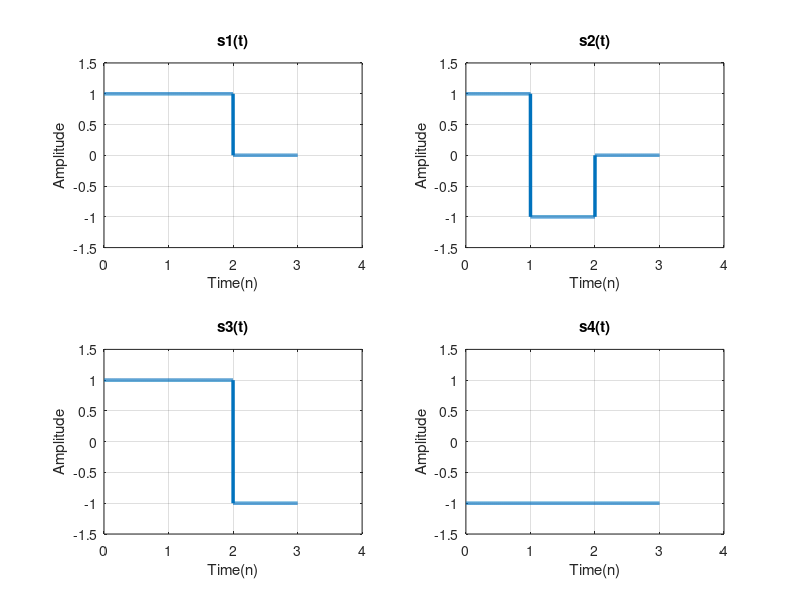
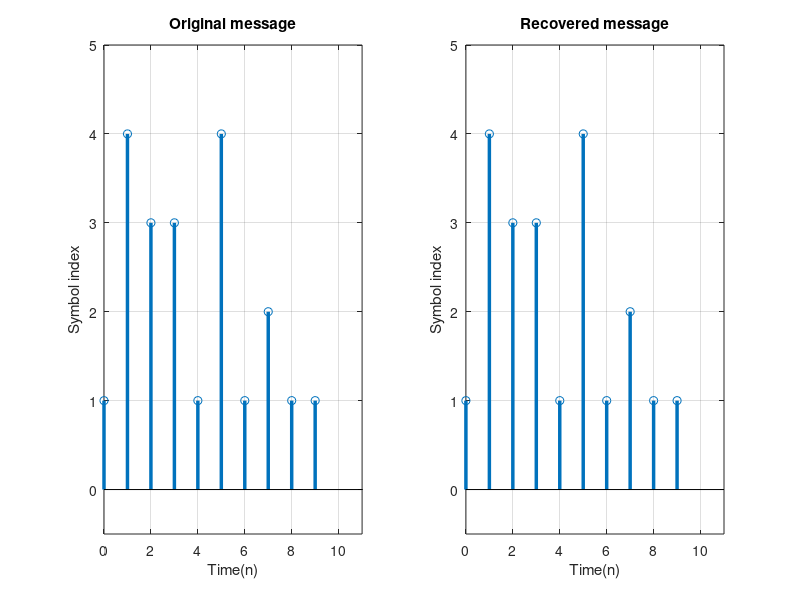

MATLAB code for these plots, in order:
function X = ReceiverRealization()
clc;

fs = 1000; % Sampling frequency

% Create orthonormal basis functions
phi1 = [( 1/sqrt(3))*ones(1,fs) ( 1/sqrt(3))*ones(1,fs) (-1/sqrt(3))*ones(1,fs)];
phi2 = [( 1/sqrt(6))*ones(1,fs) ( 1/sqrt(6))*ones(1,fs) ( 2/sqrt(6))*ones(1,fs)];
phi3 = [0*ones(1,fs) 0*ones(1,fs) 0*ones(1,fs)];
phi4 = [( 1/sqrt(2))*ones(1,fs) (-1/sqrt(2))*ones(1,fs) 0*ones(1,fs)];

% Vectorized
s1 = [(2/sqrt(3)) (sqrt(6)/3) 0 0]; % Coordinates are found by calculating the wanted signal projection on to the respective axis e.g. 2/sqrt(3) = s11
s2 = [0 0 0 sqrt(2)];
s3 = [(sqrt(3)) 0 0 0];
s4 = [(-1/sqrt(3)) (-4/sqrt(6)) 0 0];

% Based on these orthonormal basis functions, create the four symbol waveforms
sig_s1 = (2/sqrt(3))*phi1 + (sqrt(6)/3)*phi2 + 0*phi3 + 0*phi4;
sig_s2 = 0*phi1 + 0*phi2 + 0*phi3 + sqrt(2)*phi4;
sig_s3 = (sqrt(3))*phi1 + 0*phi2 + 0*phi3 + 0*phi4;
sig_s4 = (-1/sqrt(3))*phi1 + (-4/sqrt(6))*phi2 + 0*phi3 + 0*phi4;

figure(1)
n = 1/fs:1/fs:3;

subplot(2,2,1)
plot(n,sig_s1,'LineWidth',2.5);grid on;
xlim([0 4])
ylim([-1.5 1.5])
xlabel('Time(n)')
ylabel('Amplitude')
title('s1(t)')

subplot(2,2,2)
plot(n,sig_s2,'LineWidth',2.5);grid on;
xlim([0 4])
ylim([-1.5 1.5])
xlabel('Time(n)')
ylabel('Amplitude')
title('s2(t)')

subplot(2,2,3)
plot(n,sig_s3,'LineWidth',2.5);grid on;
xlim([0 4])
ylim([-1.5 1.5])
xlabel('Time(n)')
ylabel('Amplitude')
title('s3(t)')

subplot(2,2,4)
plot(n,sig_s4,'LineWidth',2.5);grid on;
xlim([0 4])
ylim([-1.5 1.5])
xlabel('Time(n)')
ylabel('Amplitude')
title('s4(t)')

% Data stearm
rx_sig = [sig_s1 sig_s4 sig_s3 sig_s3 sig_s1 sig_s4 sig_s1 sig_s2 sig_s1 sig_s1];
org_msg = [];
for i = 1:1:10
    if (rx_sig(((i-1)*3*fs+1):1:(i*3*fs)) == sig_s1)
        org_msg = [org_msg 1];
    elseif (rx_sig(((i-1)*3*fs+1):1:(i*3*fs)) == sig_s2)
        org_msg = [org_msg 2];
    elseif (rx_sig(((i-1)*3*fs+1):1:(i*3*fs)) == sig_s3)
        org_msg = [org_msg 3];
    else
        org_msg = [org_msg 4];
    end
end

d1 = [];
d2 = [];
d4 = [];
for i = 1:1:10
    d1 = [d1 sum(rx_sig(((i-1)*3*fs+1):1:(i*3*fs)).*phi1)];
    d2 = [d2 sum(rx_sig(((i-1)*3*fs+1):1:(i*3*fs)).*phi2)];
    d4 = [d4 sum(rx_sig(((i-1)*3*fs+1):1:(i*3*fs)).*phi4)];
end
d1 = d1/fs;
d2 = d2/fs;
d4 = d4/fs;

rec_msg = [];
for i = 1:1:10
    [value, sym] = min([sum((s1 - [d1(i) d2(i) 0 d4(i)]).^2) sum((s2 - [d1(i) d2(i) 0 d4(i)]).^2) sum((s3 - [d1(i) d2(i) 0 d4(i)]).^2) sum((s4 - [d1(i) d2(i) 0 d4(i)]).^2)]);
     rec_msg = [rec_msg sym];
end

figure(2)
n_msg = 0:1:9;

subplot(1,2,1)
stem(n_msg,org_msg,'LineWidth',2.5);grid on;
xlim([0 11])
ylim([-.5 5])
xlabel('Time(n)')
ylabel('Symbol index')
title('Original message')

subplot(1,2,2)
stem(n_msg,rec_msg,'LineWidth',2.5);grid on;
xlim([0 11])
ylim([-.5 5])
xlabel('Time(n)')
ylabel('Symbol index')
title('Recovered message')